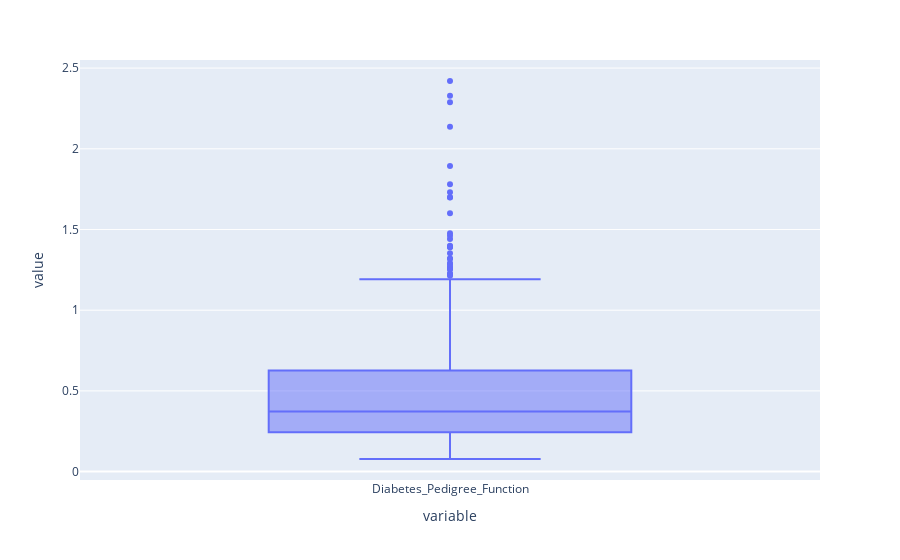

Notebook source saved alongside this figure:
### Markdown cell above
- It looks like has slightly right skewed data

### Code cell
px.box(dataknn["Diabetes_Pedigree_Function"])

### Figure 1 — Plotly figure (JSON) as saved in the notebook; plotly's stock layout.template omitted (floating-point values rounded to 4 significant figures; data arrays with more than 128 entries replaced by an {"elided": "..."} marker saying what was removed)
{"data": [{"alignmentgroup": "True", "hovertemplate": "variable=%{x}<br>value=%{y}<extra></extra>", "legendgroup": "", "marker": {"color": "#636efa"}, "name": "", "notched": false, "offsetgroup": "", "orientation": "v", "showlegend": false, "type": "box", "x": {"elided": "768 str values"}, "x0": " ", "xaxis": "x", "y": {"elided": "768 float values"}, "y0": " ", "yaxis": "y"}], "layout": {"boxmode": "group", "legend": {"tracegroupgap": 0}, "margin": {"t": 60}, "xaxis": {"anchor": "y", "domain": [0, 1], "title": {"text": "variable"}}, "yaxis": {"anchor": "x", "domain": [0, 1], "title": {"text": "value"}}}}
